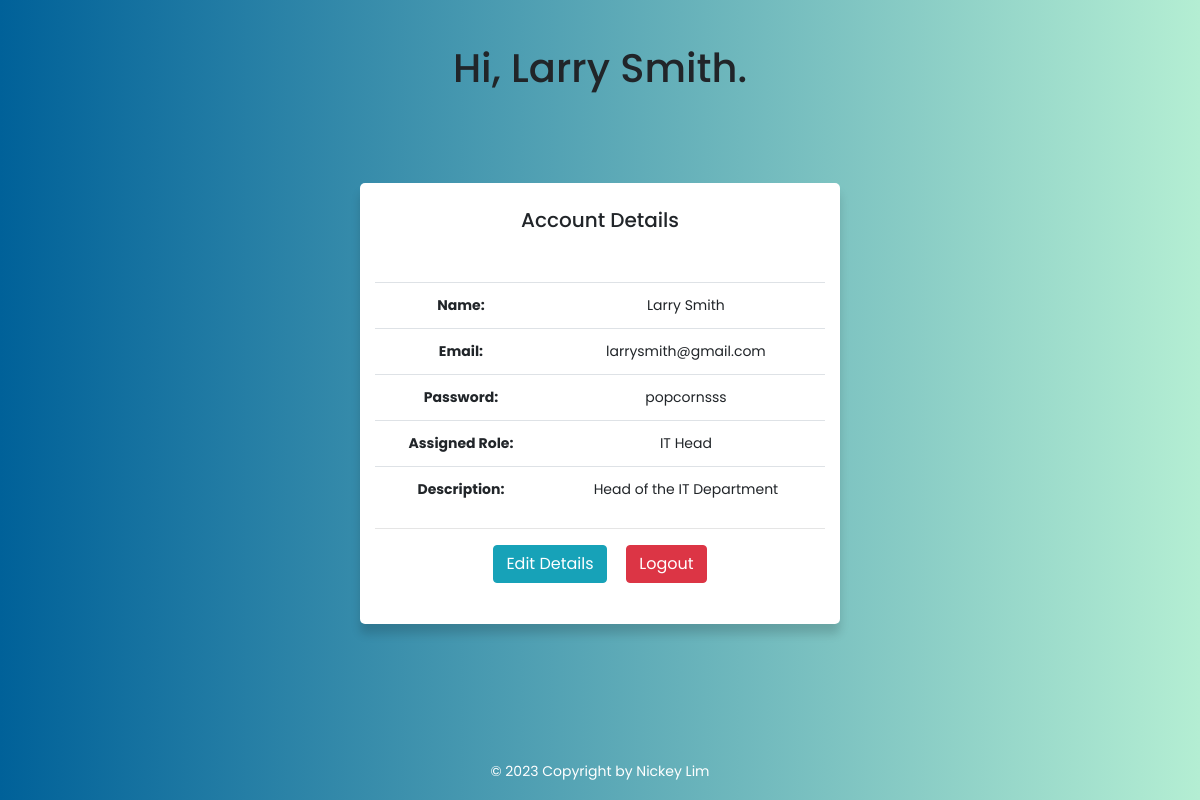
/user_homepage.php (signed in), run on the app's committed database.
### tables this page shows
CREATE TABLE `user` (
  `u_id` int(3) NOT NULL,
  `r_id` int(3) NOT NULL,
  `first_name` varchar(50) NOT NULL,
  `last_name` varchar(50) NOT NULL,
  `Email` varchar(200) NOT NULL,
  `c_pass` varchar(50) NOT NULL,
  `role` varchar(100) NOT NULL,
  `description` varchar(200) NOT NULL,
  `type` varchar(50) NOT NULL
);

### user_homepage.php (the view, shortened to what this page needs)
<?php
include 'conn.php';
$sessionId = $_SESSION["u_id"];
$admin = mysqli_fetch_assoc(mysqli_query($conn, "SELECT * FROM user WHERE u_id = $sessionId"));
?>
<!DOCTYPE html>
<html lang="en">
<head>
    <link rel="stylesheet" href="https://stackpath.bootstrapcdn.com/bootstrap/4.5.2/css/bootstrap.min.css">
    <link rel="stylesheet" href="css/style.css">
    <link rel="stylesheet" href="https://cdn.jsdelivr.net/npm/bootstrap-icons@1.3.0/font/bootstrap-icons.css">
    <link rel="stylesheet" href="https://cdn.jsdelivr.net/npm/bootstrap@4.1.3/dist/css/bootstrap.min.css">
</head>
<body>
    <div class="greeting">
        <br><br>
        <h1>Hi, <?php echo $admin['first_name'] . " " . $admin['last_name']; ?>.</h1><br><br>
    </div>
    <div class="container" style="max-width:40%;">
        <h5>Account Details</h5><br><br>
        <table class="table" style="width:100%;">
            <tr>
                <th>Name:</th>
                <td><?php echo $admin['first_name']; ?>&nbsp;<?php echo $admin['last_name']; ?></td>
            </tr>
            <tr>
                <th>Email:</th>
                <td><?php echo $admin['Email']; ?></td>
            </tr>
            <tr>
                <th>Password:</th>
                <td><?php echo $admin['c_pass']; ?></td>
            </tr>
            <tr>
                <th>Assigned Role:</th>
                <td><?php echo $admin['role']; ?></td>
            </tr>
            <tr>
                <th>Description:</th>
                <td><?php echo $admin['description']; ?></td>
            </tr>
        </table>
        <hr>
        <p>
            <a href="edit_details.php" class="btn btn-info">Edit Details</a>
            <a href="logout.php" class="btn btn-danger ml-3">Logout</a>
        </p>
    </div>
    <br><br>
    <br><br>
    <br><br><br>
    <footer>
        <div class="text-center p-3" style=" width: 100%; color:white;">
            © 2023 Copyright by Nickey Lim
        </div>
    </footer>
</body>
</html>

### css/style.css (style rules this page uses)
* { margin: 0; padding: 0; box-sizing: border-box; font-family: "Poppins", sans-serif; }
html, body { display: grid; height: 100vh; width: 100%; place-items: center; background: linear-gradient(to right, #006199 0%, #b4eed3 100%); }
.container { background: #fff; max-width: 350px; width: 100%; padding: 25px 30px; border-radius: 5px; box-shadow: 0 10px 10px rgba(0, 0, 0, 0.15); }

### user_homepage.php (style rules this page uses)
body { font: 14px sans-serif; text-align: center; margin: auto; }

### data on the page
user: first_name "Larry", last_name "Smith", Email "larrysmith@gmail.com", c_pass "popcornsss", role "IT Head", description "Head of the IT Department"
